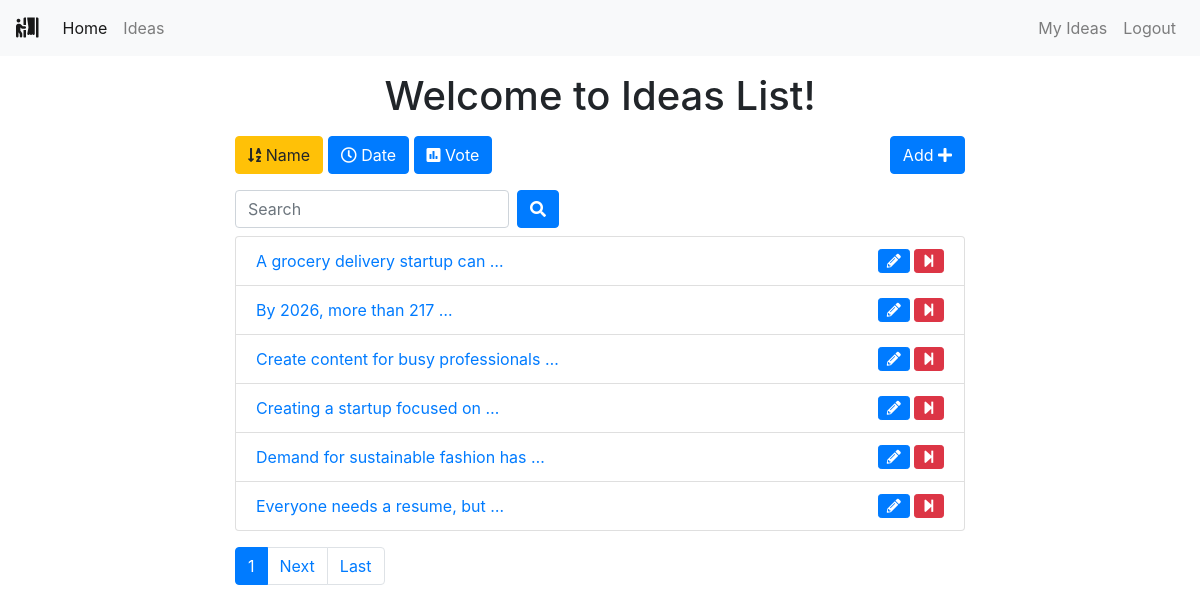
/polls/list/?name=True (signed in), run on the app's committed database.
### polls/models.py (models this page shows, shortened)
class Poll(models.Model):
    owner = models.ForeignKey(User, on_delete=models.CASCADE)
    text = models.TextField()
    pub_date = models.DateTimeField(default=timezone.now)
    active = models.BooleanField(default=True)

### polls/views.py (the view)
# urls.py: path('list/', views.polls_list, name='list'),
@login_required()
def polls_list(request):
    all_polls = Poll.objects.all()
    search_term = ''
    if 'name' in request.GET:
        all_polls = all_polls.order_by('text')
    if 'date' in request.GET:
        all_polls = all_polls.order_by('pub_date')
    if 'vote' in request.GET:
        all_polls = all_polls.annotate(Count('vote')).order_by('vote__count')
    if 'search' in request.GET:
        search_term = request.GET['search']
        all_polls = all_polls.filter(text__icontains=search_term)
    paginator = Paginator(all_polls, 6)  # Show 6 contacts per page
    page = request.GET.get('page')
    polls = paginator.get_page(page)
    get_dict_copy = request.GET.copy()
    params = get_dict_copy.pop('page', True) and get_dict_copy.urlencode()
    print(params)
    context = {
        'polls': polls,
        'params': params,
        'search_term': search_term,
    }
    return render(request, 'polls/polls_list.html', context)

### polls/templates/polls/polls_list.html (shortened to what this page needs)
{% extends 'base.html' %}
<div class="container">
    <div class="row">
        <div class="col-md-8 offset-sm-2">
            <h1 class="text-center mt-3 mb-3">Welcome to Ideas List!</h1>
            <a class="btn btn-{% if 'name' in request.GET %}warning{% else %}primary{% endif %} mb-3" href="?name=True"
                role="button"><i class="fas fa-sort-alpha-down"></i>
                Name</a>
            <a class="btn btn-{% if 'date' in request.GET %}warning{% else %}primary{% endif %} mb-3" href="?date=True"
                role="button"><i class="far fa-clock"></i> Date</a>
            <a class="btn btn-{% if 'vote' in request.GET %}warning{% else %}primary{% endif %} mb-3" href="?vote=True"
                role="button"><i class="fas fa-poll"></i> Vote</a>
            <a class="btn btn-primary mb-3 float-right" href="{% url 'polls:add' %}" role="button">Add <i class="fas fa-plus"></i></a>
            <form class="form-inline">
                <div class="form-group mr-sm-2 mb-2">
                    <input type="search" class="form-control" name="search" placeholder="Search" value={{ search_term }}>
                </div>
                <button type="submit" class="btn btn-primary mb-2"><i class="fas fa-search"></i></button>
            </form>
            <ul class="list-group">
                {% for poll in polls %}
                <li class="list-group-item"><a href="{% url 'polls:detail' poll.id %}">{{ poll.text|truncatewords:5 }}
                    </a>
                    {% if request.user == poll.owner %}
                    {% if poll.active %}
                    <a href="{% url 'polls:end_poll' poll.id %}" data-toggle="tooltip" data-placement="top" title="End Poll"
                        onclick="return confirm('Are you sure ?')"><i class="fas fa-step-forward float-right btn btn-danger btn-sm"></i></a>
                    {% endif %}
                    <a href="{% url 'polls:edit' poll.id %}" class="mr-3" data-toggle="tooltip" data-placement="top"
                        title="Edit Poll"><i class="fas fa-pencil-alt float-right btn btn-primary btn-sm mr-1"></i></a>
                    {% endif %}
                </li>
                {% endfor %}
            </ul>
            <nav class="mt-3">
                <ul class="pagination">
                    <li class="page-item active"><a class="page-link" href="">{{ polls.number }}</a></li>
                    {% if polls.has_next %}
                    <li class="page-item"><a class="page-link" href="?page={{ polls.next_page_number }}&{{ params }}">Next</a></li>
                    <li class="page-item"><a class="page-link" href="?page={{ polls.paginator.num_pages }}&{{ params }}">Last</a></li>
                    {% endif %}
                </ul>
            </nav>
        </div >
    </div>
</div>

### data on the page
Poll: text "A grocery delivery startup can …", active True (drawn)
Poll: text "By 2026, more than 217 …", active True (drawn)
Poll: text "Create content for busy professionals …", active True (drawn)
Poll: text "Creating a startup focused on …", active True (drawn)
Poll: text "Demand for sustainable fashion has …", active True (drawn)
Poll: text "Everyone needs a resume, but …", active True (drawn)

### other printed values
{{ polls.number }} "1"
